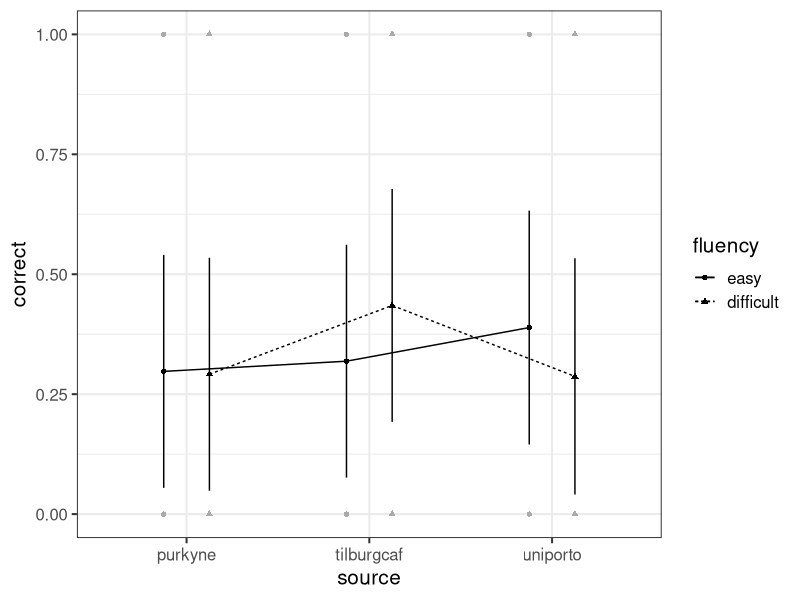
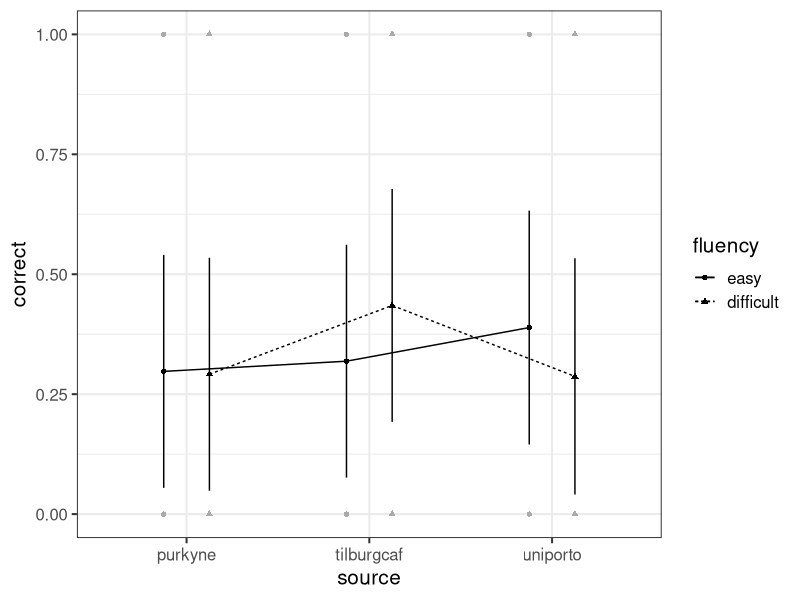
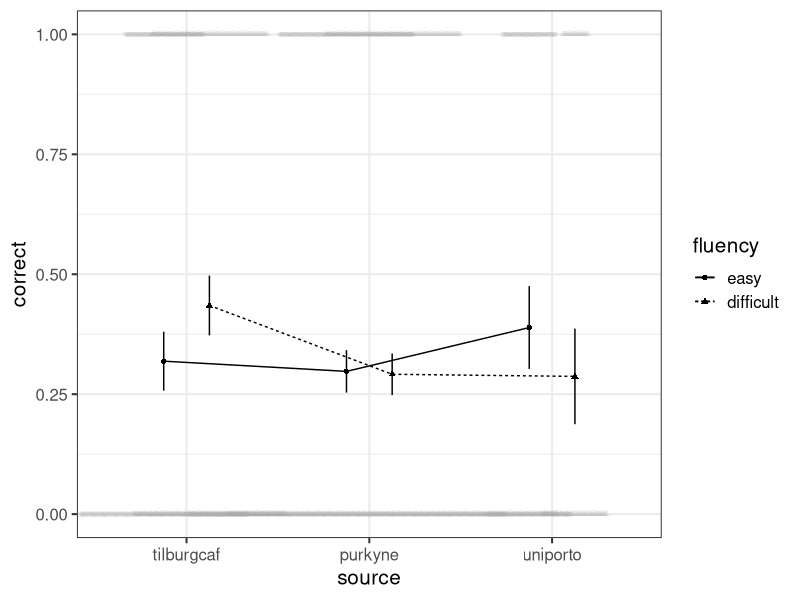
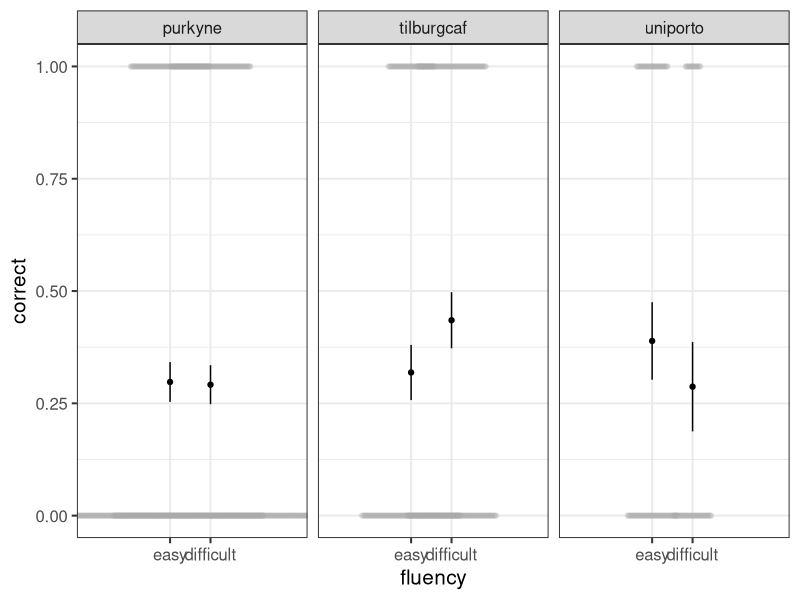
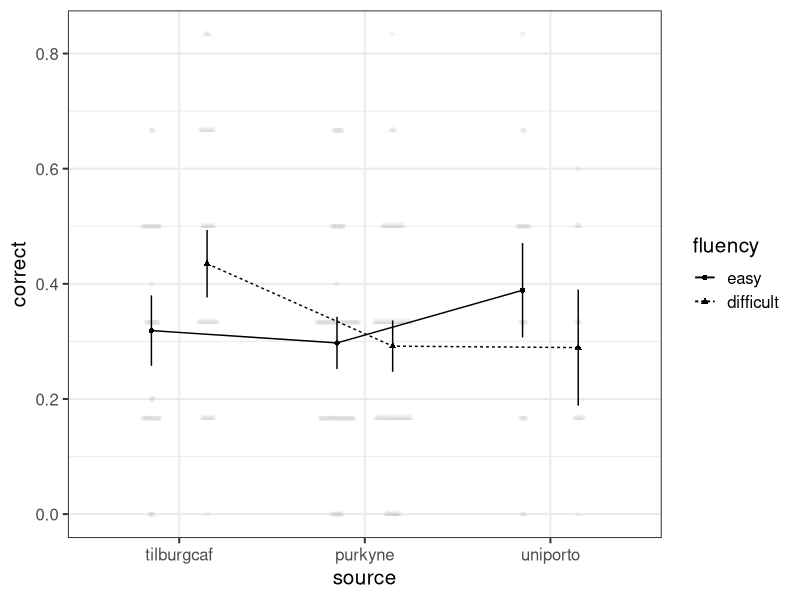

These figures' R source, in order:
## ----setup, include=FALSE------------------------------------------------
knitr::opts_chunk$set(echo = TRUE, eval = TRUE)

## ---- message=FALSE------------------------------------------------------
## preparation and loading
library("tidyverse")
library("afex")
library("emmeans")
emm_options(lmer.df = "Satterthwaite")
theme_set(theme_bw(base_size = 15))
d <- read_csv("ml2_alter_selected.csv")
d <- d %>%
  mutate(
    source = factor(source),
    uID = factor(uID),
    syllogism = factor(syllogism),
    fluency = factor(fluency, levels = c("easy", "difficult"))
  )
str(d)

## ------------------------------------------------------------------------
## 1. full model shows a singular fit:
m_max <-  mixed(correct ~ fluency*source + (1|uID) + (fluency*source|syllogism), d, 
                method = "S", progress = FALSE) ## suppress output
summary(m_max)$varcor
m_max

## ------------------------------------------------------------------------
## r1. full model without correlations also shows singular fit
m_r1 <-  mixed(correct ~ fluency*source + (1|uID) + (fluency*source||syllogism), d, 
               method = "S", expand_re = TRUE, progress = FALSE)
summary(m_r1)$varcor

## r2. model without interaction still shows singular fit 
m_r2 <-  mixed(correct ~ fluency*source + (1|uID) + (fluency+source||syllogism), d, 
               method = "S", expand_re = TRUE, progress = FALSE)
summary(m_r2)$varcor

## r3. model with random slopes only for source still shows singular fit 
m_r3 <-  mixed(correct ~ fluency*source + (1|uID) + (source||syllogism), d, 
               method = "S", expand_re = TRUE, progress = FALSE)
summary(m_r3)$varcor

## r4. model with random slopes only for fluency still shows singular fit 
m_r4 <-  mixed(correct ~ fluency*source + (1|uID) + (fluency||syllogism), d, 
               method = "S", expand_re = TRUE, progress = FALSE)
summary(m_r4)$varcor

## r5. random intercept onloy model does not show singular fit
m_r5 <-  mixed(correct ~ fluency*source + (1|uID) + (1|syllogism), d, 
               method = "S", progress = FALSE)
summary(m_r5)$varcor

## ------------------------------------------------------------------------
## full model shows significant interaction
m_max

# minimal model shows significant interaction
m_r5

# models in between also shows significant interaction
m_r4

## ------------------------------------------------------------------------
emmeans(m_r5, "fluency", by = "source")

pairs(emmeans(m_r5, "fluency", by = "source"))

## results very similar for full model
pairs(emmeans(m_max, "fluency", by = "source"))


## ---- fig.width=6, fig.height=3, dev='svg'-------------------------------
## something is wrong here:
afex_plot(m_r5, "source", "fluency")

## Maybe we can try with aggregating for each participant:
afex_plot(m_r5, "source", "fluency", random = "uID")

## For this plot, reordering the x-axis might be a good idea
#   and we might change a few more settings for data in bg
#   also, error bars look to wide given our knowledge of effect
afex_plot(m_r5, "source", "fluency", random = "uID", error = "mean",
          data_geom = ggbeeswarm::geom_beeswarm, 
          data_alpha = 0.15,
          data_arg = list(cex = 0.2, dodge.width = 0.5, color = "black")) + 
  scale_x_discrete(limits=c("tilburgcaf", "purkyne", "uniporto"))

## ---- fig.width=6, fig.height=3, dev='svg'-------------------------------
## Maybe not different lines, but different panels? 
afex_plot(m_r5, panel = "source", x = "fluency", random = "uID", error = "mean",
          data_alpha = 0.15,
          data_arg = list(cex = 0.8, dodge.width = 0.5, color = "black"))

## ------------------------------------------------------------------------
# m5_0 <-  mixed(correct ~ fluency*source*syllogism + (syllogism|uID), d, 
#                method = "S")
## cannot be estimated, as there are no replicates for participant:syllogism

m5 <-  mixed(correct ~ fluency*source*syllogism + (1|uID), d, 
               method = "S", progress = FALSE)
m5 ## important: no interaction of syllogism with fluency

emmeans(m5, "fluency", by = "source")

pairs(emmeans(m5, "fluency", by = "source"))


## ---- message=FALSE------------------------------------------------------

a6 <- aov_car(correct ~ fluency*source*syllogism + Error(uID/syllogism), d)
a6

## Compared to mixed model, ANOVA cannot handle partially missing data. 
## Those observations have to be excluded from the analysis.

pairs(emmeans(a6, "fluency", by = "source"))

## ---- fig.width=5, fig.height=3, dev='svg'-------------------------------
afex_plot(m5, "source", "fluency", random = "uID", 
          data_geom = ggbeeswarm::geom_beeswarm, 
          data_alpha = 0.15, dodge = 0.6,
          data_arg = list(cex = 0.3, dodge.width = 0.6, color = "black")) + 
  scale_x_discrete(limits=c("tilburgcaf", "purkyne", "uniporto"))
